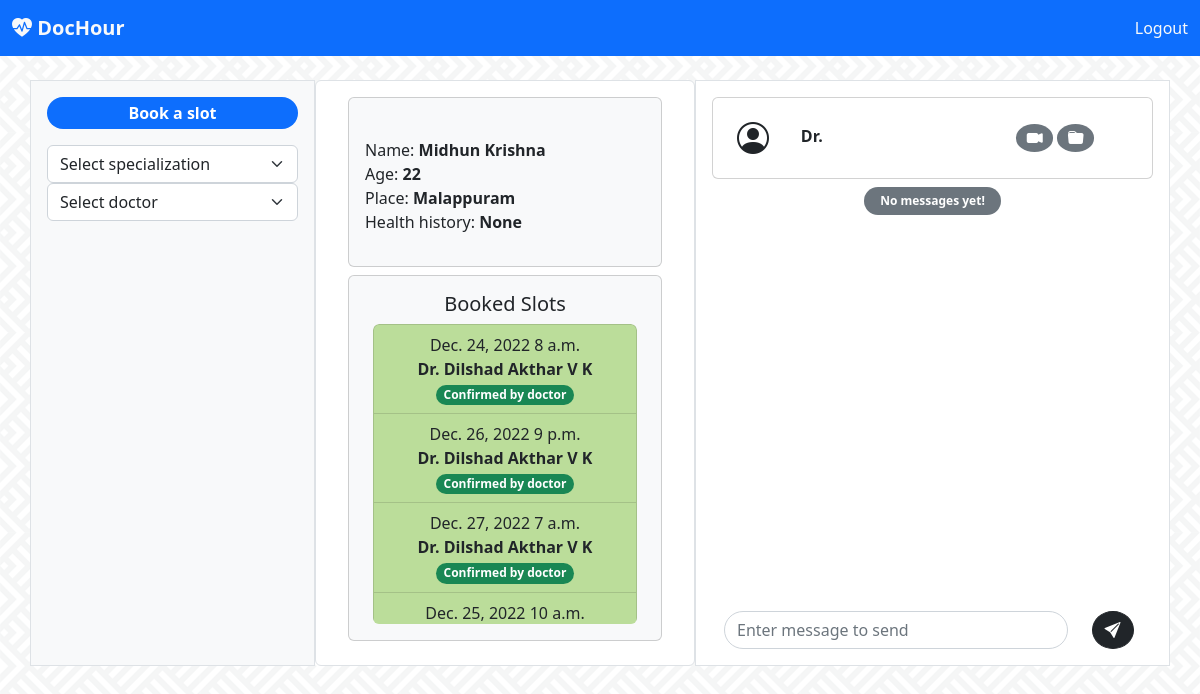
The page /client/client_home/ (signed in) on the database its author committed.
### client/models.py (models this page shows, shortened)
class Client(models.Model):
    user = models.OneToOneField(User, on_delete=models.CASCADE)
    place = models.CharField(max_length=100)
    age = models.IntegerField()
    health_history = models.CharField(max_length=250)

### doctor/models.py (models this page shows, shortened)
class Schedule(models.Model):
    doc = models.ForeignKey(Doctor, on_delete=models.CASCADE)
    date = models.DateField()
    start_time = models.TimeField()
    taken = models.ForeignKey(Client, related_name='taken', on_delete=models.CASCADE, null=True, blank=True)
    confirmed = models.BooleanField(default=False)
    cancelled = models.ForeignKey(Client, related_name='cancelled', on_delete=models.CASCADE, null=True, blank=True)

class Doctor(models.Model):
    user = models.OneToOneField(User, on_delete=models.CASCADE)
    hospital = models.CharField(max_length=120)
    location = models.CharField(max_length=100)
    specialization = models.ForeignKey(Specialization, on_delete=models.CASCADE)

### client/views.py (the view)
# urls.py: url(r'client_home/', views.client_home, name='client_home'),
def client_home(request):
    client = Client.objects.get(user=request.user)
    today = Schedule.objects.filter(taken=client, date = dt.today())
    booked = Schedule.objects.filter(taken=client)
    cancelled = Schedule.objects.filter(cancelled=client)
    spec = Specialization.objects.all()
    return render(request,'client/client-home.html', context={'client': client, 'booked':booked,'cancelled':cancelled, 'spec':spec, 'today': today})

### templates/client/client-home.html (shortened to what this page needs)
<!doctype html>
<html lang="en">
  <head>
    <link rel="stylesheet" href="https://cdn.jsdelivr.net/npm/bootstrap-icons@1.10.2/font/bootstrap-icons.css">
    <link href="https://cdn.jsdelivr.net/npm/bootstrap@5.2.3/dist/css/bootstrap.min.css" rel="stylesheet">
  </head>
  <body style="background-image: url('../../../static/images/bg.webp');background-repeat: repeat; background-position: center; ">
    <nav class="navbar navbar-expand-lg fixed-top bg-primary">
        <div class="container-fluid">
          <div class="collapse navbar-collapse" id="navbarTogglerDemo01">
            <a class="navbar-brand" href="#"><b class="bi bi-heart-pulse-fill text-light">
                DocHour</b></a>
            <div>
                    <a class="nav-link active text-light" aria-current="page" href="{% url 'doctor:user_logout' %}">Logout</a>
            </div>
          </div>
        </div>
      </nav>
      <nav class="navbar bg-light">
        <div class="container-fluid">
          <a class="navbar-brand" href="#">
            <b class="bi bi-heart-pulse-fill text-danger">
            DocHour</b>
          </a>
        </div>
      </nav>
      <br>
      <div class="container">
      <div class="row">
        <div class="col-sm-3 mx-auto p-3 border bg-light">
          <p class="bg-primary rounded-pill text-white text-center p-1"><b>Book a slot</b></p>
          <form action="{% url 'client:client_home_spec' %}" method="post">
          <select class="form-select" aria-label="Default select example" onchange="this.form.submit()" name="spec">
            <option selected>{% if spec_sel %}{{spec_sel}}{% else %} Select specialization {% endif %}</option>
          </select>
        </form>
        <form action="{% url 'client:client_home_doc' %}" method="post">
          <select class="form-select" aria-label="Default select example"  onchange="this.form.submit()" name="doc">
            <option selected>{% if doctor %}{{doctor.user.first_name}} {{doctor.user.last_name}}{% else %} Select doctor {% endif %}</option>
          </select>
        </form>
        <br>
        <ul class="list-group text-start"  style="overflow-y: scroll; height:400px">
          <br>
        </ul>
        </div>
        <div class="col-sm-4  border mx-auto px-4 py-2 text-center rounded bg-white" >
          <div class="card m-2 bg-light">
            <br>
          <p class="text-start p-3">
          Name: <b>{{client.user.first_name}} {{client.user.last_name}}</b><br>
          Age: <b> {{client.age}} </b><br>
          Place: <b>{{client.place}} </b><br>
          Health history: <b>{{client.health_history}}</b></p>
          </div>
          <div class="card m-2 px-2 bg-light">
              <div class="card-body">
                <h5 class="card-title">Booked Slots</h5>
                <ul class="list-group text-start"  style="overflow-y: scroll; height:300px">
                  {% for slot in booked %}
                  {% if slot.confirmed %}<li class="list-group-item text-center" style="background-color: rgb(187, 221, 154);">{{slot.date}} {{slot.start_time}} <br> <b>Dr. {{slot.doc.user.first_name}} {{slot.doc.user.last_name}}</b> <br>
                    {% if slot in today%}
                    <!-- <script>
                      function refresh() {
                        $.ajax({
                          url:"{% url 'client:client_home_chat' slot.doc.id %}",
                          success: function(data) {$ ('#msgbox').replaceWith($('#msgbox', data));}
                        });};
                        var seconds =3;
                        setInterval(refresh(), seconds*1000)
                    </script>  -->
                    <a href="{% url 'client:client_home_chat' slot.doc.id %}"><span class="badge rounded-pill bg-success"> Start chat </span></a> {% else %}
                    <span class="badge rounded-pill bg-success"> Confirmed by doctor </span>{% endif %}</li>
                  {% else %}<li class="list-group-item text-center"  style="background-color: rgb(228, 233, 182);">{{slot.date}} {{slot.start_time}} <br> <b> Dr. {{slot.doc.user.first_name}} {{slot.doc.user.last_name}}</b> <br> <span class="badge rounded-pill bg-warning text-dark">waiting for confirmation</span></li>
                  {% endif %}
                  {% endfor %}
                  <br>
                </ul>
              </div>
            </div>
      </div>
        <div class="col-sm-5 mx-auto p-3 border bg-white">
            <div class="card mb-2">
                <div class="row  p-3">
                <div class="col-sm-2 text-center my-auto">
                    <i class="bi bi-person-circle fs-2"></i>
                </div>
                <div class="col-sm-9 my-auto">
                  <div class="row">
                    <div class="col-8">
                      <b>Dr. {{doctor.user.first_name}} {{doctor.user.last_name}}</b>
                    </div>
                    <div class="col-4 my-auto">
                      <span class="badge text-bg-secondary rounded-circle fs-6"> <i class="bi bi-camera-video-fill"></i></span>
                      <span class="badge text-bg-secondary rounded-circle fs-6"> <i class="bi bi-folder-fill"></i> </span>
                    </div>
                  </div>
                </div>
                </div>
            </div>
        <div class="px-3" style="overflow-y: scroll; height:400px" id="msgbox">
          {% for m in msgs %}
          {% if not m.sender.is_staff %}
          <div class="dropdown text-end">
            <small><small><small>{{m.datetime}}</small></small></small><br>
            <button class="dropdown-toggle bg-dark text-light badge rounded-pill" type="button" data-bs-toggle="dropdown" aria-expanded="false">
              {{m.message}}
            </button>
            <ul class="dropdown-menu text-center text-dark">
              <form action="{% url 'client:delete_msgs' %}" method="post">
                {% csrf_token %}
              <input type="hidden" name="msg" value="{{m.id}}">
              <input type="hidden" name="doc" value="{{doctor.id}}">
              <button type="submit" class="btn">Delete message</button>
            </form>
            </ul>
          </div>
            {% else %}
            <div class=""><small><small><small>{{m.datetime}}</small></small></small><br><span class="badge text-bg-secondary  rounded-pill px-3 py-2">{{m.message}}</span></div>
            {% endif %}
          {% empty %}
          <p class="text-center"><span class="badge rounded-pill text-bg-secondary px-3 py-2">{% if client %} No messages yet! {% else %} Select a client to start chat. {% endif %}</span></p>
          {% endfor %}
        </div>
        <div class="row mt-4 mx-auto">
          <div class="col-10">
            <form action="{% url 'client:client_home_send' %}" method="post">
              <input class="form-control rounded-pill" name="message" type="text" placeholder="Enter message to send" aria-label="Enter message to send" onformchange="this.form.submit()">
          </div>
          <div class="col-2">
              <button type="submit" class="rounded-circle btn btn-dark mr-0"><i class="bi bi-send-fill"></i></button>
          </div>
        </div>
        </div>
      </div>
      </div>
  </body>
</html>

### rows shown on the page
Client: user.first_name "Midhun", user.last_name "Krishna", age "22", place "Malappuram", health_history "None"
Schedule: date "Dec. 24, 2022", start_time "8 a.m.", doc.user.first_name "Dilshad", doc.user.last_name "Akthar V K", shows "Confirmed by doctor"
Schedule: date "Dec. 26, 2022", start_time "9 p.m.", doc.user.first_name "Dilshad", doc.user.last_name "Akthar V K", shows "Confirmed by doctor"
Schedule: date "Dec. 27, 2022", start_time "7 a.m.", doc.user.first_name "Dilshad", doc.user.last_name "Akthar V K", shows "Confirmed by doctor"
Schedule: date "Dec. 25, 2022", start_time "10 a.m."
